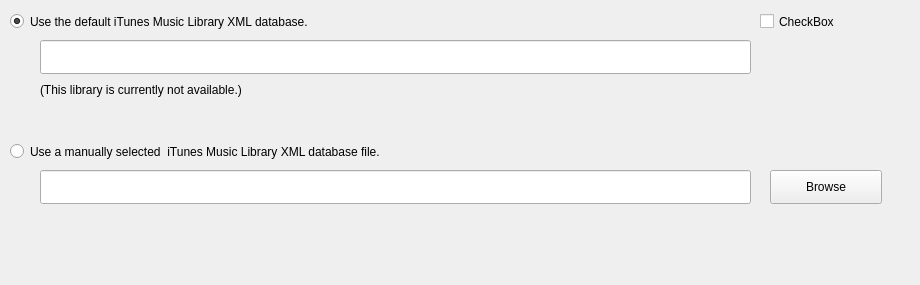
<?xml version="1.0" encoding="UTF-8"?>
<ui version="4.0">
 <class>muzeRaterITunesWizardPage</class>
 <widget class="QWizardPage" name="muzeRaterITunesWizardPage">
  <property name="geometry">
   <rect>
    <x>0</x>
    <y>0</y>
    <width>920</width>
    <height>285</height>
   </rect>
  </property>
  <property name="windowTitle">
   <string>WizardPage</string>
  </property>
  <property name="title">
   <string>iTunes Music Library</string>
  </property>
  <property name="subTitle">
   <string>Select the location of the iTunes Music Library XML file. To use this file, the &quot;Share iTunes XML Library with other applications&quot; option must be checked in the iTunes application's preferences (under Advanced options).</string>
  </property>
  <widget class="QLineEdit" name="iTunesDefaultLibraryFilePathLineEdit">
   <property name="enabled">
    <bool>true</bool>
   </property>
   <property name="geometry">
    <rect>
     <x>40</x>
     <y>40</y>
     <width>711</width>
     <height>34</height>
    </rect>
   </property>
   <property name="focusPolicy">
    <enum>Qt::ClickFocus</enum>
   </property>
   <property name="readOnly">
    <bool>true</bool>
   </property>
  </widget>
  <widget class="QRadioButton" name="iTunesDefaultLibraryRadioButton">
   <property name="geometry">
    <rect>
     <x>10</x>
     <y>10</y>
     <width>731</width>
     <height>23</height>
    </rect>
   </property>
   <property name="text">
    <string>Use the default iTunes Music Library XML database.</string>
   </property>
   <property name="checked">
    <bool>true</bool>
   </property>
  </widget>
  <widget class="QRadioButton" name="iTunesCustomLibraryRadioButton">
   <property name="geometry">
    <rect>
     <x>10</x>
     <y>140</y>
     <width>741</width>
     <height>23</height>
    </rect>
   </property>
   <property name="text">
    <string>Use a manually selected  iTunes Music Library XML database file.</string>
   </property>
  </widget>
  <widget class="QLineEdit" name="iTunesCustomLibraryFilePathLineEdit">
   <property name="geometry">
    <rect>
     <x>40</x>
     <y>170</y>
     <width>711</width>
     <height>34</height>
    </rect>
   </property>
  </widget>
  <widget class="QPushButton" name="iTunesCustomLibraryFilePathBrowsePushButton">
   <property name="geometry">
    <rect>
     <x>770</x>
     <y>170</y>
     <width>112</width>
     <height>34</height>
    </rect>
   </property>
   <property name="text">
    <string>Browse</string>
   </property>
  </widget>
  <widget class="QLabel" name="iTunesDefaultLibraryNotAvailableLabel">
   <property name="geometry">
    <rect>
     <x>40</x>
     <y>80</y>
     <width>701</width>
     <height>19</height>
    </rect>
   </property>
   <property name="text">
    <string>(This library is currently not available.)</string>
   </property>
  </widget>
  <widget class="QCheckBox" name="isITunesValidCheckBox">
   <property name="enabled">
    <bool>true</bool>
   </property>
   <property name="geometry">
    <rect>
     <x>760</x>
     <y>10</y>
     <width>101</width>
     <height>23</height>
    </rect>
   </property>
   <property name="focusPolicy">
    <enum>Qt::NoFocus</enum>
   </property>
   <property name="text">
    <string>CheckBox</string>
   </property>
   <property name="checked">
    <bool>false</bool>
   </property>
  </widget>
 </widget>
 <tabstops>
  <tabstop>iTunesDefaultLibraryRadioButton</tabstop>
  <tabstop>iTunesCustomLibraryRadioButton</tabstop>
  <tabstop>iTunesCustomLibraryFilePathLineEdit</tabstop>
  <tabstop>iTunesCustomLibraryFilePathBrowsePushButton</tabstop>
  <tabstop>iTunesDefaultLibraryFilePathLineEdit</tabstop>
 </tabstops>
 <resources/>
 <connections/>
</ui>
